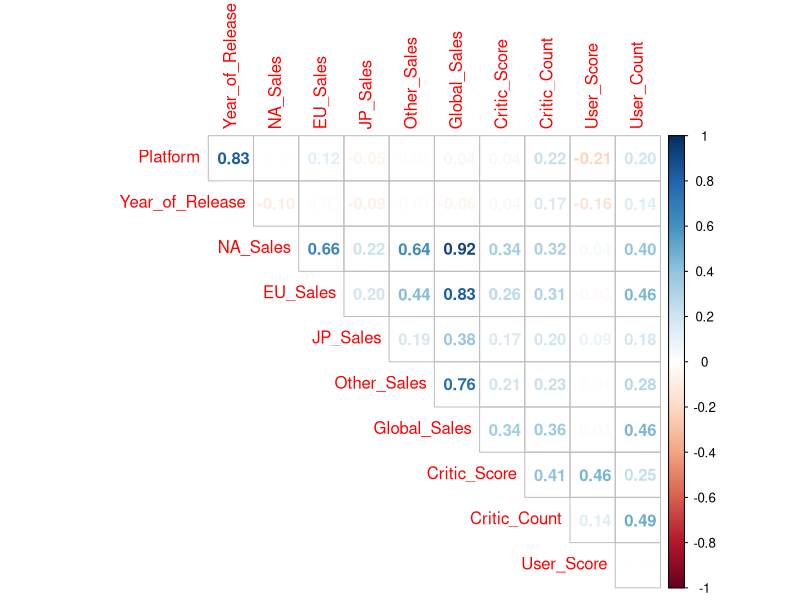

Reproduce this figure in R. (Note: this script raises an error after producing the figure.)
# samo sa numerickim i izlazna je numericka

data <- read.csv("Video_Games_Sales_2017_reduced.csv", stringsAsFactors = F)
str(data)

data <- subset(data, data$Platform == "PS2" | data$Platform == "PS3" | data$Platform == "PS4")


apply(data, MARGIN = 2, FUN = function(x) sum(is.na(x)))
apply(data, MARGIN = 2, FUN = function(x) sum(x == "", na.rm = T))
apply(data, MARGIN = 2, FUN = function(x) sum(x == "N/A", na.rm = T))
apply(data, MARGIN = 2, FUN = function(x) sum(x == "-", na.rm = T))
apply(data, MARGIN = 2, FUN = function(x) sum(x == " ", na.rm = T))

length(unique(data$Name))
data$Name <- NULL

length(unique(data$Genre))

length(unique(data$Publisher))
data$Publisher <- NULL

length(unique(data$Developer))
data$Developer <- NULL

length(unique(data$Year_of_Release))

length(unique(data$Rating))


data$Genre <- NULL
data$Rating <- NULL


apply(data, MARGIN = 2, FUN = function(x) sum(is.na(x)))
apply(data, MARGIN = 2, FUN = function(x) sum(x == "", na.rm = T))
apply(data, MARGIN = 2, FUN = function(x) sum(x == "N/A", na.rm = T))
apply(data, MARGIN = 2, FUN = function(x) sum(x == "-", na.rm = T))
apply(data, MARGIN = 2, FUN = function(x) sum(x == " ", na.rm = T))

data$User_Score[data$User_Score == ""] <- NA
data$Year_of_Release[data$Year_of_Release == "N/A"] <- NA


data$Critic_Score <- as.numeric(data$Critic_Score)
shapiro.test(data$Critic_Score)
data$Critic_Score[is.na(data$Critic_Score)] <- median(data$Critic_Score, na.rm = T)

data$Critic_Count <- as.numeric(data$Critic_Count)
shapiro.test(data$Critic_Count)
data$Critic_Count[is.na(data$Critic_Count)] <- median(data$Critic_Count, na.rm = T)

data$User_Count <- as.numeric(data$User_Count)
shapiro.test(data$User_Count)
data$User_Count[is.na(data$User_Count)] <- median(data$User_Count, na.rm = T)

data$User_Score <- as.factor(data$User_Score)
data$User_Score <- as.numeric(data$User_Score)
shapiro.test(data$User_Score)
data$User_Score[is.na(data$User_Score)] <- median(data$User_Score, na.rm = T)

data$Platform <- as.numeric(as.factor(data$Platform))
data$Year_of_Release <- as.numeric(as.factor(data$Year_of_Release))
shapiro.test(data$Year_of_Release)
data$Year_of_Release[is.na(data$Year_of_Release)] <- median(data$Year_of_Release, na.rm = T)

library(corrplot)
cm <- cor(data)
corrplot(cm, method = "number", type = "upper", diag = F)




library(caret)
set.seed(1010)
indexes <- createDataPartition(data$User_Score, p = 0.8, list = FALSE)
train.data <- data[indexes, ]
test.data <- data[-indexes, ]

ggplot(
  newdataset,
  aes(
    x = ulaz,
    y = izlaz
  )
) + geom_line(stat = "smooth", se = F) + geom_point()

lm1 <- lm(User_Score ~ Critic_Score, data = train.data)
summary(lm1)


# library(car)
# sqrt(vif(lm1))
# ne moze jer ima samo jedna promenljiva u modelu

lm2 <- lm(User_Score ~ ., data = train.data)
summary(lm2)

library(car)
sort(sqrt(vif(lm2)))

lm3 <- lm(User_Score ~ . -Global_Sales, data = train.data)
summary(lm3)
sort(sqrt(vif(lm3)))

lm4 <- lm(User_Score ~ Platform + NA_Sales + EU_Sales + Critic_Score, data = train.data)
summary(lm4)
sort(sqrt(vif(lm4)))

graphics.off()
par(mfrow = c(1,1)) # da imamo samo 1 red i 1 kolonu za grafove
par(mfrow = c(2,2)) # da imamo 2 reda i 2 kolone za grafove
plot(lm4)


lm4.pred <- predict(lm4, newdata = test.data)
head(lm4.pred)

test.data$User_Score_Pred <- lm4.pred


library(ggplot2)
ggplot(data = test.data) + geom_density(aes(User_Score_Pred, color = "predicted" )) + geom_density(aes(User_Score, color = "actual"))


# R-squared and RMSE:
# Compute R-squared on the test data for a model:
# R-squared = 1 - RSS/TSS, where RSS is the residual sum of squares, and TSS is the total sum of squares
RSS <- sum((lm4.pred - test.data$User_Score)^2)
TSS <- sum((mean(train.data$User_Score) - test.data$User_Score)^2)
RSQR <- 1 - RSS / TSS
RSQR
# Compute Root Mean Squared Error (RMSE) for a model on the test data
# to see how much error we are making with the predictions:
# RMSE = sqrt(RSS/n)
RMSE <- sqrt(RSS / nrow(test.data))
RMSE
